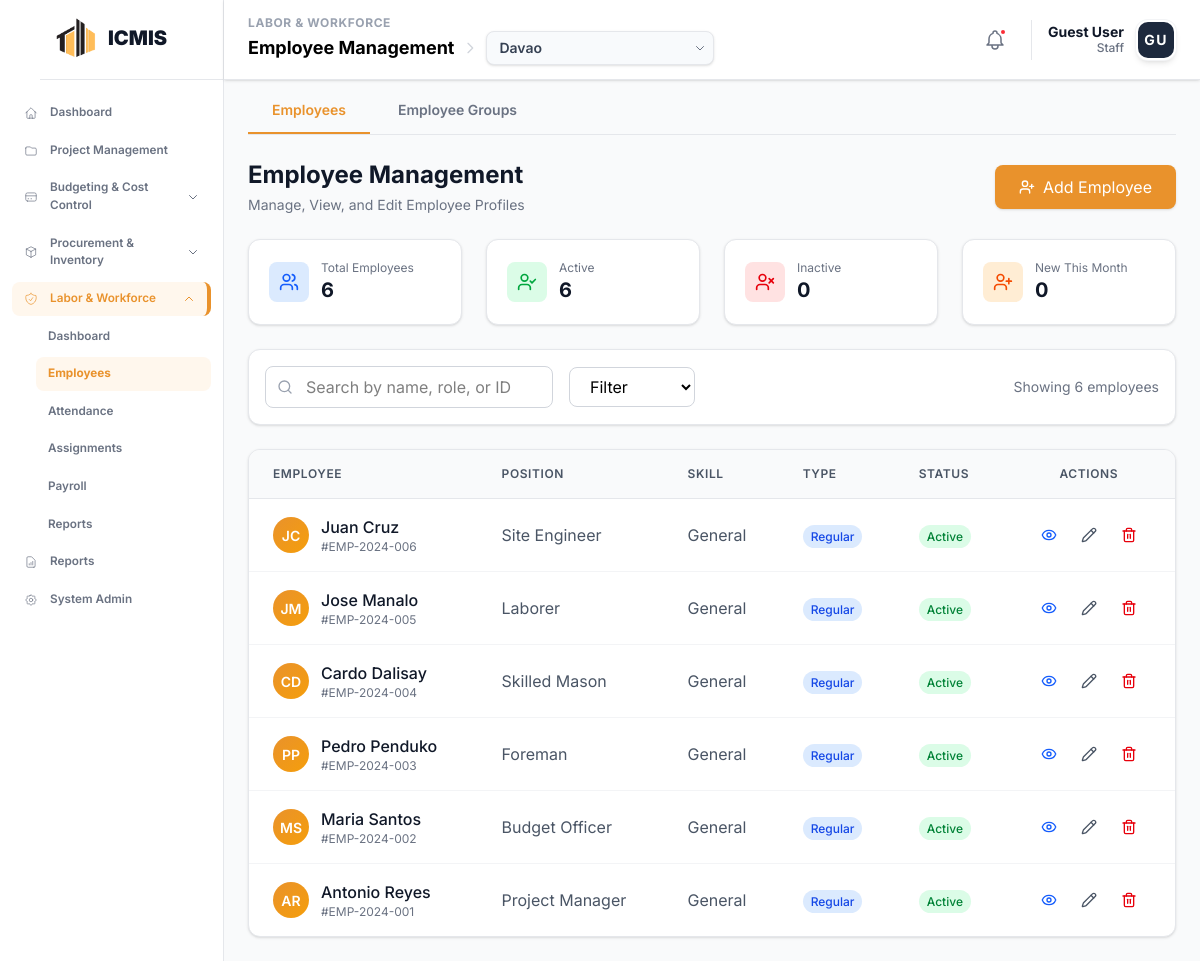
Page /modules/workforce/employees.php on the earlier database version.
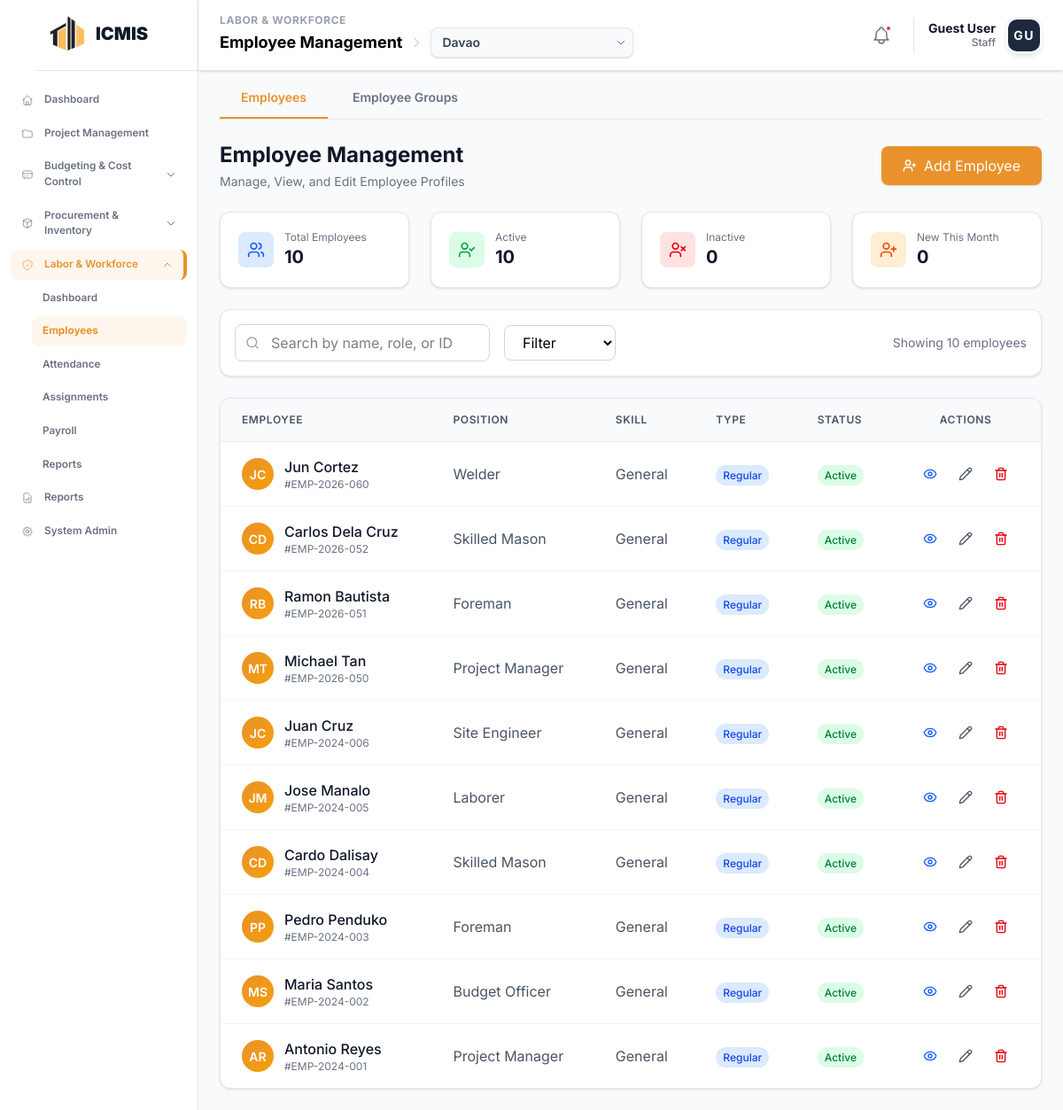
Same page on the later database version.
### tables this page shows
CREATE TABLE `workforce_employees` (
  `employee_id` int NOT NULL,
  `employee_code` varchar(20) NOT NULL,
  `user_id` int DEFAULT NULL,
  `job_title_id` int DEFAULT NULL,
  `first_name` varchar(50) NOT NULL,
  `last_name` varchar(50) NOT NULL,
  `email` varchar(100) DEFAULT NULL,
  `phone` varchar(20) DEFAULT NULL,
  `status` enum('Active','Inactive','Terminated') DEFAULT 'Active',
  `hire_date` date DEFAULT NULL
);

CREATE TABLE `workforce_job_titles` (
  `job_title_id` int NOT NULL,
  `title_name` varchar(100) NOT NULL,
  `description` text,
  `department` varchar(50) DEFAULT NULL,
  `default_daily_rate` decimal(10,2) DEFAULT NULL,
  `is_active` tinyint(1) DEFAULT '1'
);

### modules/workforce/employees.php (the view, shortened to what the changed rows need)
<?php
$conn = getWorkforceConnection();
$stats = [
    'total' => 0,
    'active' => 0,
    'inactive' => 0,
    'new_this_month' => 0
];
$result = $conn->query("SELECT COUNT(*) as total FROM workforce_employees");
if ($result) $stats['total'] = $result->fetch_assoc()['total'];
$result = $conn->query("SELECT COUNT(*) as total FROM workforce_employees WHERE status = 'Active'");
if ($result) $stats['active'] = $result->fetch_assoc()['total'];
$result = $conn->query("SELECT COUNT(*) as total FROM workforce_employees WHERE status = 'Inactive'");
if ($result) $stats['inactive'] = $result->fetch_assoc()['total'];
$thisMonth = date('Y-m-01');
$result = $conn->query("SELECT COUNT(*) as total FROM workforce_employees WHERE hire_date >= '$thisMonth'");
if ($result) $stats['new_this_month'] = $result->fetch_assoc()['total'];
$employees = [];
$sql = "SELECT e.*, jt.title_name as job_title
        FROM workforce_employees e
        LEFT JOIN workforce_job_titles jt ON e.job_title_id = jt.job_title_id
        ORDER BY e.employee_id DESC";
$result = $conn->query($sql);
if ($result && $result->num_rows > 0) {
    while ($row = $result->fetch_assoc()) {
        $employees[] = $row;
    }
}
?>
<!DOCTYPE html>
<html lang="en">
<head>
    <?php include __DIR__ . '/../../includes/head_assetsv2.php'; ?>
</head>
<body class="bg-gray-50">
    <?php
        include __DIR__ . '/../../includes/sidebar.php';
    ?>
    <main class="ml-56 mt-16 p-6">
        <div class="max-w-7xl mx-auto">
            <div class="flex items-center justify-between mb-6">
                <div>
                    <h1 class="text-2xl text-gray-900 font-bold">Employee Management</h1>
                </div>
            </div>
            <div class="grid grid-cols-4 gap-6 mb-6">
                <div class="bg-white rounded-xl border border-gray-200 shadow-sm p-5">
                    <div class="flex items-center gap-3">
                        <div>
                            <p class="text-xs text-gray-500">Total Employees</p>
                            <h3 class="text-xl font-bold text-gray-900"><?php echo $stats['total']; ?></h3>
                        </div>
                    </div>
                </div>
                <div class="bg-white rounded-xl border border-gray-200 shadow-sm p-5">
                    <div class="flex items-center gap-3">
                        <div>
                            <p class="text-xs text-gray-500">Active</p>
                            <h3 class="text-xl font-bold text-gray-900"><?php echo $stats['active']; ?></h3>
                        </div>
                    </div>
                </div>
            </div>
            <div id="content-employees" class="tab-content">
            <div class="bg-white rounded-xl border border-gray-200 shadow-sm p-4 mb-6">
                <div class="flex items-center justify-between">
                    <p class="text-sm text-gray-500">Showing <span id="showingCount"><?php echo count($employees); ?></span> employees</p>
                </div>
            </div>
            <div class="bg-white rounded-xl border border-gray-200 shadow-sm overflow-hidden">
                <table class="w-full">
                    <thead class="bg-gray-50 border-b border-gray-200">
                        <tr>
                            <th class="text-left px-6 py-4 text-xs font-semibold text-gray-600 uppercase tracking-wider">Employee</th>
                            <th class="text-left px-6 py-4 text-xs font-semibold text-gray-600 uppercase tracking-wider">Position</th>
                            <th class="text-left px-6 py-4 text-xs font-semibold text-gray-600 uppercase tracking-wider">Skill</th>
                            <th class="text-left px-6 py-4 text-xs font-semibold text-gray-600 uppercase tracking-wider">Type</th>
                            <th class="text-left px-6 py-4 text-xs font-semibold text-gray-600 uppercase tracking-wider">Status</th>
                            <th class="text-center px-6 py-4 text-xs font-semibold text-gray-600 uppercase tracking-wider">Actions</th>
                        </tr>
                    </thead>
                    <tbody id="employeesTableBody" class="divide-y divide-gray-100">
                        <?php foreach ($employees as $emp):
                            $initials = strtoupper(substr($emp['first_name'], 0, 1) . substr($emp['last_name'], 0, 1));
                            $statusClass = match(strtolower($emp['status'])) {
                                'active' => 'bg-green-100 text-green-700',
                                'inactive' => 'bg-red-100 text-red-700',
                                'on leave' => 'bg-yellow-100 text-yellow-700',
                                default => 'bg-gray-100 text-gray-700'
                            };
                        ?>
                        <tr class="hover:bg-gray-50 transition-colors employee-row"
                            data-name="<?php echo strtolower($emp['first_name'] . ' ' . $emp['last_name']); ?>"
                            data-status="<?php echo $emp['status']; ?>">
                            <td class="px-6 py-4">
                                <div class="flex items-center gap-3">
                                    <div class="employee-avatar"><?php echo $initials; ?></div>
                                    <div>
                                        <p class="font-medium text-gray-900"><?php echo htmlspecialchars($emp['first_name'] . ' ' . $emp['last_name']); ?></p>
                                        <p class="text-xs text-gray-500">#<?php echo htmlspecialchars($emp['employee_code']); ?></p>
                                    </div>
                                </div>
                            </td>
                            <td class="px-6 py-4 text-gray-600"><?php echo htmlspecialchars($emp['job_title'] ?? 'N/A'); ?></td>
                            <td class="px-6 py-4 text-gray-600"><?php echo htmlspecialchars($emp['skill'] ?? 'General'); ?></td>
                            <td class="px-6 py-4">
                                <span class="px-2 py-1 rounded-full text-xs font-medium bg-blue-100 text-blue-700">
                                    <?php echo htmlspecialchars($emp['employee_type'] ?? 'Regular'); ?>
                                </span>
                            </td>
                            <td class="px-6 py-4">
                                <span class="px-2 py-1 rounded-full text-xs font-medium <?php echo $statusClass; ?>">
                                    <?php echo htmlspecialchars($emp['status']); ?>
                                </span>
                            </td>
                            <td class="px-6 py-4">
                                <div class="flex items-center justify-center gap-2">
                                    <button onclick="viewEmployee(<?php echo $emp['employee_id']; ?>)" class="p-2 hover:bg-gray-100 rounded-lg transition-colors" title="View">
                                        <i data-lucide="eye" class="w-4 h-4 text-blue-600"></i>
                                    </button>
                                    <button onclick="editEmployee(<?php echo $emp['employee_id']; ?>)" class="p-2 hover:bg-gray-100 rounded-lg transition-colors" title="Edit">
                                        <i data-lucide="pencil" class="w-4 h-4 text-gray-600"></i>
                                    </button>
                                    <button onclick="deleteEmployee(<?php echo $emp['employee_id']; ?>)" class="p-2 hover:bg-gray-100 rounded-lg transition-colors" title="Delete">
                                        <i data-lucide="trash-2" class="w-4 h-4 text-red-600"></i>
                                    </button>
                                </div>
                            </td>
                        </tr>
                        <?php endforeach; ?>
                    </tbody>
                </table>
            </div>
            </div>
        </div>
    </main>
</body>
</html>

Differences in the rows shown:
added workforce_employees: initials "JC", first_name+last_name "Jun Cortez", employee_code "EMP-2026-060", job_title.title_name "Welder", skill "General", employee_type "Regular", status "Active"
added workforce_employees: initials "CD", first_name+last_name "Carlos Dela Cruz", employee_code "EMP-2026-052", job_title.title_name "Skilled Mason", skill "General", employee_type "Regular", status "Active"
added workforce_employees: initials "RB", first_name+last_name "Ramon Bautista", employee_code "EMP-2026-051", job_title.title_name "Foreman", skill "General", employee_type "Regular", status "Active"
added workforce_employees: initials "MT", first_name+last_name "Michael Tan", employee_code "EMP-2026-050", job_title.title_name "Project Manager", skill "General", employee_type "Regular", status "Active"
Other differences:
$stats['total']: "6" → "10"
$stats['active']: "6" → "10"
count($employees): "6" → "10"
